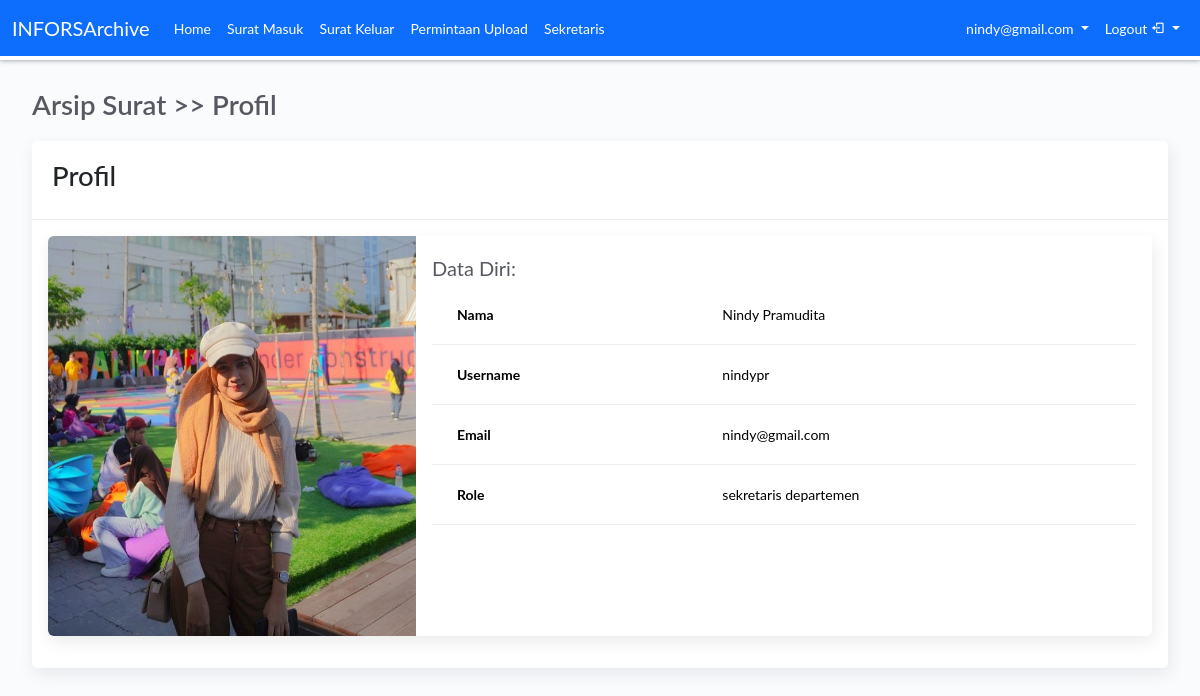
Before: /view/admin/profil.php (signed in) with the older database file.
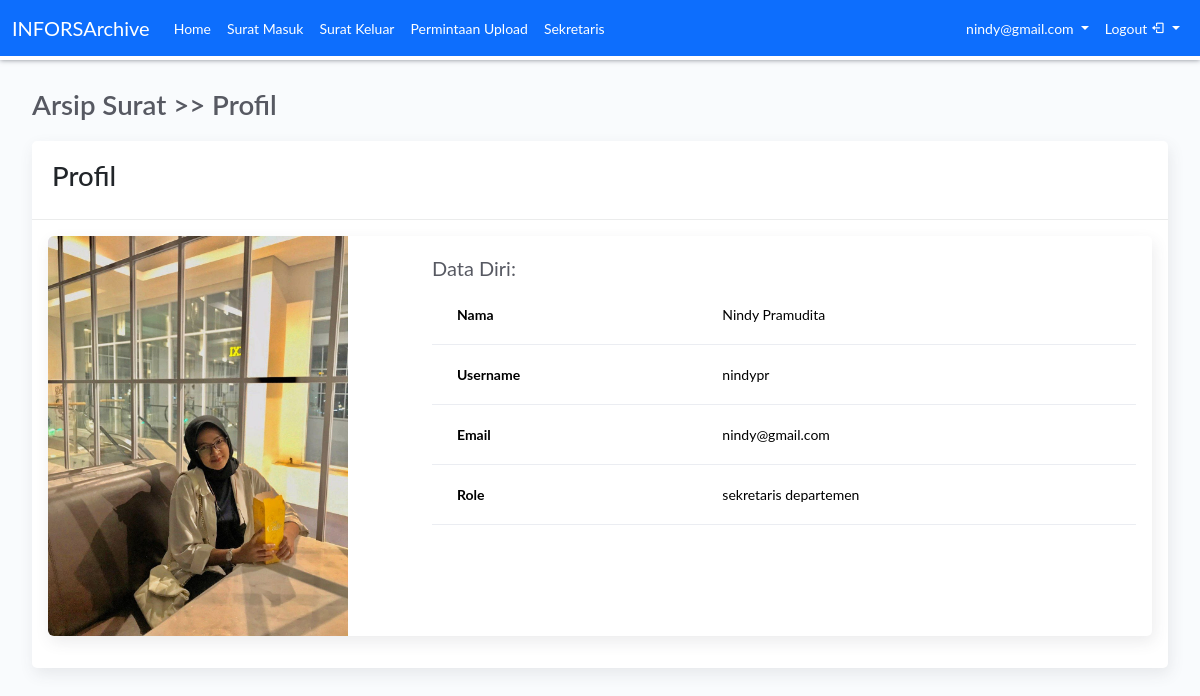
After: the same page with the newer database file.
### tables this page shows
CREATE TABLE `user` (
  `id` int(11) NOT NULL,
  `nama` varchar(100) NOT NULL,
  `email` varchar(50) NOT NULL,
  `username` varchar(100) NOT NULL,
  `password` varchar(100) NOT NULL,
  `departemen` varchar(50) NOT NULL,
  `jabatan` varchar(50) NOT NULL,
  `foto` varchar(100) NOT NULL
);

### view/admin/profil.php (the view, shortened to what this page needs)
<?php
include_once('../../config/koneksi.php');
$email = $_SESSION['email'];
$query = "SELECT * FROM user WHERE email = '$email'";
$result = mysqli_query($con, $query);
?>
<!DOCTYPE html>
<html lang="en">
<head>
    <?php include '../../role/admin/admin-header.php'; ?>
</head>
<body>
    <div class="main-panel">
        <div class="content">
            <div class="page-inner">
                <div class="page-header">
                    <div class="d-flex align-items-left align-items-md-center flex-column flex-md-row">
                        <div>
                            <h1 class="pb-2 fw-bold">Arsip Surat >> Profil</h1>
                        </div>
                    </div>
                </div>
                <div class="row">
                    <div class="col-md-12">
                        <div class="card">
                            <div class="card-header">
                                <h1>Profil</h1>
                            </div>
                            <div class="card-body">
                                <div class="card mb-3">
                                    <div class="row g-0">
                                        <div class="col-md-4">
                                            <?php
                                            include '../../config/koneksi.php';
                                            $foto = mysqli_query($con, "SELECT * from user WHERE email = '$email'");
                                            foreach ($foto as $data) {
                                                $file_name = $data['foto'];
                                                $file_path = '../../uploads/' . basename($file_name);
                                            ?>
                                            <img src="<?= $file_path ?>" class="img-fluid rounded-start" alt="Foto Profil" style="height: 50vh;">
                                            <?php } ?>
                                        </div>
                                        <div class="col-md-8">
                                            <div class="card-body">
                                                <h5 class="card-title">Data Diri:</h5>
                                                <table class="table">
                                                    <tbody>
                                                        <tr>
                                                            <th scope="row">Nama</th>
                                                            <td><?= $_SESSION['nama'] ?></td>
                                                        </tr>
                                                        <tr>
                                                            <th scope="row">Username</th>
                                                            <td><?= $_SESSION['username'] ?></td>
                                                        </tr>
                                                        <tr>
                                                            <th scope="row">Email</th>
                                                            <td><?= $_SESSION['email'] ?></td>
                                                        </tr>
                                                        <tr>
                                                            <th scope="row">Role</th>
                                                            <td><?= $_SESSION['jabatan'] ?></td>
                                                        </tr>
                                                    </tbody>
                                                </table>
                                            </div>
                                        </div>
                                    </div>
                                </div>
                            </div>
                        </div>
                    </div>
                </div>
            </div>
        </div>
    </div>
</body>
</html>

Changed rows visible on the page:
changed user: foto: a different picture
